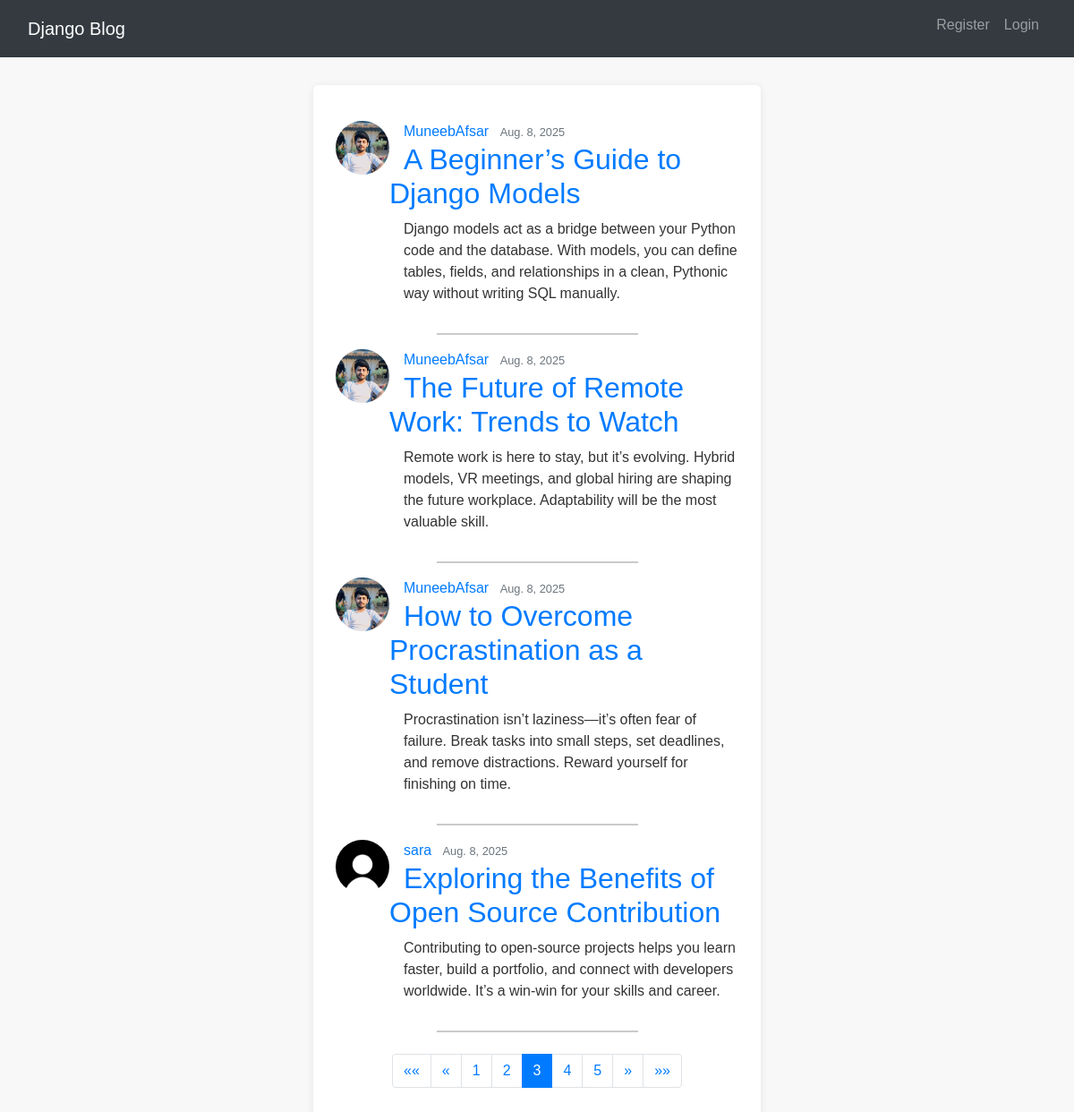
/?page=3, run on the app's committed database.
### blog/models.py (models this page shows, shortened)
class post(models.Model):
    title = models.CharField(max_length=200)
    content = models.TextField()
    date_posted = models.DateField(default = timezone.now)
    auther = models.ForeignKey(User, on_delete=models.CASCADE)

### users/models.py (models this page shows, shortened)
class Profile(models.Model):
    user = models.OneToOneField(User,on_delete=models.CASCADE)
    image = models.ImageField(upload_to='profile_pics', default='default.jpg')

### blog/views.py (the view)
# urls.py: path("",PostListView.as_view(), name = "blog-home"),
class PostListView(ListView): #ye class based view hai is ma hum varaible ka use karty hai
    model = post
    template_name = 'blog/home.html'
    context_object_name = 'posts'  #Iska matlab ye hai ke jo object fetch hua hai, wo template me kis naam se aayega.
    ordering =['-date_posted']
    paginate_by = 4

### blog/templates/blog/home.html (shortened to what this page needs)
{% extends "blog/base.html" %}
{% block content %}
     {% for post in posts %}
        <article class="media content-section">
            <img class="rounded-circle article-img" style="width: 60px; height: 60px; object-fit: cover;" src="{{ post.auther.profile.image.url }}">
            <div class="media-body">
                <div class="article-metadata">
                    <a class="mr-2 ms-3" href="{% url 'user-posts' post.auther.username %}">{{ post.auther }}</a>
                    <small class="text-muted">{{ post.date_posted }}</small>
                </div>
                <h2><a class="article-title ms-3" href="{% url 'post-detail' post.id %}"> {{ post.title }} </a></h2>
                <p class="article-content ms-3">{{ post.content }}</p>
            </div>
        </article>
        <hr class="legend-line w-50 mx-auto">
    {% endfor %}
    {% if is_paginated %}
    <nav aria-label="Page navigation" class="my-4">
        <ul class="pagination justify-content-center">
            {% if page_obj.has_previous %}
                <li class="page-item">
                    <a class="page-link" href="?page=1" aria-label="First">
                        <span aria-hidden="true">&laquo;&laquo;</span>
                    </a>
                </li>
                <li class="page-item">
                    <a class="page-link" href="?page={{ page_obj.previous_page_number }}" aria-label="Previous">
                        <span aria-hidden="true">&laquo;</span>
                    </a>
                </li>
            {% endif %}
            {% for num in page_obj.paginator.page_range %}
                {% if page_obj.number == num %}
                    <li class="page-item active" aria-current="page">
                        <span class="page-link">{{ num }}</span>
                    </li>
                {% elif num > page_obj.number|add:"-3" and num < page_obj.number|add:"3" %}
                    <li class="page-item">
                        <a class="page-link" href="?page={{ num }}">{{ num }}</a>
                    </li>
                {% endif %}
            {% endfor %}
            {% if page_obj.has_next %}
                <li class="page-item">
                    <a class="page-link" href="?page={{ page_obj.next_page_number }}" aria-label="Next">
                        <span aria-hidden="true">&raquo;</span>
                    </a>
                </li>
                <li class="page-item">
                    <a class="page-link" href="?page={{ page_obj.paginator.num_pages }}" aria-label="Last">
                        <span aria-hidden="true">&raquo;&raquo;</span>
                    </a>
                </li>
            {% endif %}
        </ul>
    </nav>
{% endif %}
{% endblock content %}

### blog/static/blog/style.css (style rules this page uses)
body { font-family: 'Arial', sans-serif; line-height: 1.5; color: #333; background-color: #f8f8f8; margin: 0; padding: 15px; }

### data on the page
post: auther.profile.image (picture), auther "MuneebAfsar", date_posted "Aug. 8, 2025", title "A Beginner’s Guide to Django Models", content "Django models act as a bridge between your Python code and the database. With models, you can define tables, fields, and relationships in a clean, Pythonic way without writing SQL manually."
post: auther.profile.image (picture), auther "MuneebAfsar", date_posted "Aug. 8, 2025", title "The Future of Remote Work: Trends to Watch", content "Remote work is here to stay, but it’s evolving. Hybrid models, VR meetings, and global hiring are shaping the future workplace. Adaptability will be the most valuable skill."
post: auther.profile.image (picture), auther "MuneebAfsar", date_posted "Aug. 8, 2025", title "How to Overcome Procrastination as a Student", content "Procrastination isn’t laziness—it’s often fear of failure. Break tasks into small steps, set deadlines, and remove distractions. Reward yourself for finishing on time."
post: auther.profile.image (placeholder picture), auther "sara", date_posted "Aug. 8, 2025", title "Exploring the Benefits of Open Source Contribution", content "Contributing to open-source projects helps you learn faster, build a portfolio, and connect with developers worldwide. It’s a win-win for your skills and career."

### other printed values
{{ num }} "1" "2" "4" "5"
{{ num }} "3"
